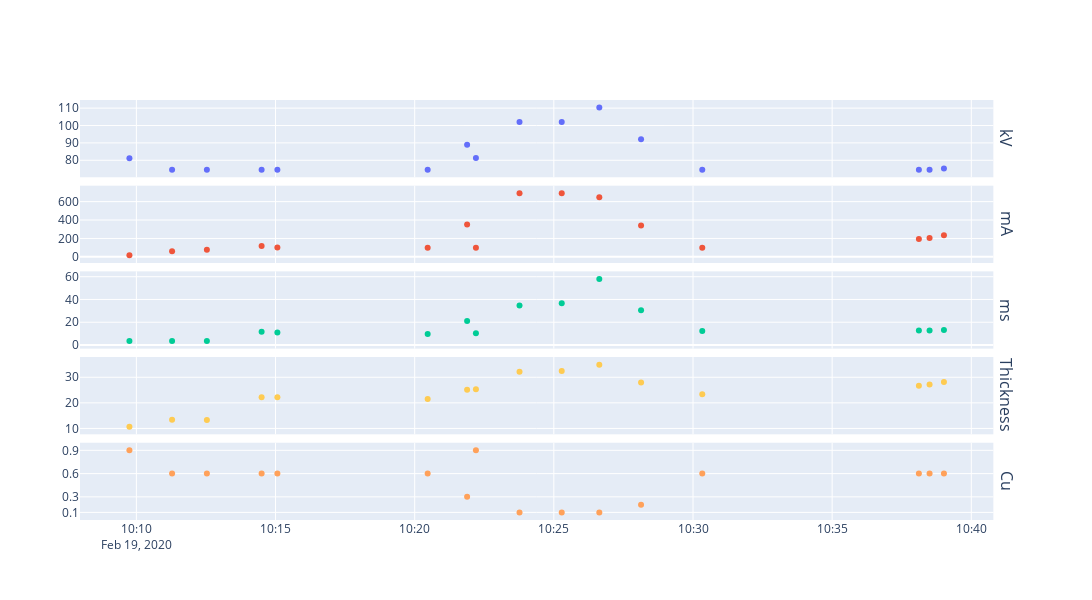

Source (notebook cell):
### Code cell
fig = make_subplots(rows=5, cols=1, 
                    shared_xaxes=True, 
                    vertical_spacing=0.02,
                    row_titles=['kV','mA','ms','Thickness','Cu']
                   )
# ['#636EFA', '#EF553B', '#00CC96', '#AB63FA', '#FFA15A', '#19D3F3', '#FF6692', '#B6E880', '#FF97FF', '#FECB52']

fig.add_trace(go.Scatter(
    x=data_vv[data_vv.AccessionNumber==unikacc_vv[28]].DateTimeStarted,
    y=data_vv[data_vv.AccessionNumber==unikacc_vv[28]].kVp,
    mode='markers',
    name='kVp',
    line = dict(color='#636EFA')),
              row=1, col=1
             )

fig.add_trace(go.Scatter(
    x=data_vv[data_vv.AccessionNumber==unikacc_vv[28]].DateTimeStarted,
    y=data_vv[data_vv.AccessionNumber==unikacc_vv[28]].XrayTubeCurrent,
    mode='markers',
    name='mA',
    line = dict(color='#EF553B')),
              row=2, col=1
             )

fig.add_trace(go.Scatter(
    x=data_vv[data_vv.AccessionNumber==unikacc_vv[28]].DateTimeStarted,
    y=data_vv[data_vv.AccessionNumber==unikacc_vv[28]].PulseWidth*1000,
    mode='markers',
    name='ms',
    line = dict(color='#00CC96')),
              row=3, col=1
             )

fig.add_trace(go.Scatter(
    x=data_vv[data_vv.AccessionNumber==unikacc_vv[28]].DateTimeStarted,
    y=data_vv[data_vv.AccessionNumber==unikacc_vv[28]].PatientEquivalentThickness,
    mode='markers',
    name='PatientThickness',
    line = dict(color='#FECB52')),
             row=4, col=1
             )

fig.add_trace(go.Scatter(
    x=data_vv[data_vv.AccessionNumber==unikacc_vv[28]].DateTimeStarted,
    y=data_vv[data_vv.AccessionNumber==unikacc_vv[28]].XrayFilterThicknessMinimum,
    mode='markers',
    name='Cu',
    line = dict(color='#FFA15A')),
             row=5, col=1
             )

fig.update_yaxes(tickvals=[0.1, 0.3, 0.6, 0.9], row=5)

fig.update_layout(
    autosize=False,
    width=1100,
    height=600,
    showlegend=False
)


fig.show()

### Figure 1 — Plotly figure (JSON) as saved in the notebook; plotly's stock layout.template omitted (floating-point values rounded to 4 significant figures)
{"data": [{"line": {"color": "#636EFA"}, "mode": "markers", "name": "kVp", "type": "scatter", "x": ["2020-02-19T10:26:38", "2020-02-19T10:38:07", "2020-02-19T10:38:30", "2020-02-19T10:14:30", "2020-02-19T10:15:04", "2020-02-19T10:28:08", "2020-02-19T10:30:20", "2020-02-19T10:39:01", "2020-02-19T10:23:46", "2020-02-19T10:09:45", "2020-02-19T10:20:28", "2020-02-19T10:25:17", "2020-02-19T10:22:12", "2020-02-19T10:11:17", "2020-02-19T10:12:32", "2020-02-19T10:21:53"], "xaxis": "x", "y": [110.3, 74.6, 74.6, 74.6, 74.6, 92.1, 74.6, 75.3, 102, 81.1, 74.6, 102, 81.3, 74.6, 74.6, 89], "yaxis": "y"}, {"line": {"color": "#EF553B"}, "mode": "markers", "name": "mA", "type": "scatter", "x": ["2020-02-19T10:26:38", "2020-02-19T10:38:07", "2020-02-19T10:38:30", "2020-02-19T10:14:30", "2020-02-19T10:15:04", "2020-02-19T10:28:08", "2020-02-19T10:30:20", "2020-02-19T10:39:01", "2020-02-19T10:23:46", "2020-02-19T10:09:45", "2020-02-19T10:20:28", "2020-02-19T10:25:17", "2020-02-19T10:22:12", "2020-02-19T10:11:17", "2020-02-19T10:12:32", "2020-02-19T10:21:53"], "xaxis": "x2", "y": [646.4, 194.5, 204.3, 117.3, 100.6, 341.4, 99.4, 236, 690.5, 16.6, 97.8, 690.4, 97.8, 60.6, 78.2, 352.3], "yaxis": "y2"}, {"line": {"color": "#00CC96"}, "mode": "markers", "name": "ms", "type": "scatter", "x": ["2020-02-19T10:26:38", "2020-02-19T10:38:07", "2020-02-19T10:38:30", "2020-02-19T10:14:30", "2020-02-19T10:15:04", "2020-02-19T10:28:08", "2020-02-19T10:30:20", "2020-02-19T10:39:01", "2020-02-19T10:23:46", "2020-02-19T10:09:45", "2020-02-19T10:20:28", "2020-02-19T10:25:17", "2020-02-19T10:22:12", "2020-02-19T10:11:17", "2020-02-19T10:12:32", "2020-02-19T10:21:53"], "xaxis": "x3", "y": [58, 12.8, 12.8, 11.6, 10.9, 30.5, 12.4, 13.2, 34.7, 3.6, 9.6, 36.6, 10.3, 3.5, 3.6, 21.1], "yaxis": "y3"}, {"line": {"color": "#FECB52"}, "mode": "markers", "name": "PatientThickness", "type": "scatter", "x": ["2020-02-19T10:26:38", "2020-02-19T10:38:07", "2020-02-19T10:38:30", "2020-02-19T10:14:30", "2020-02-19T10:15:04", "2020-02-19T10:28:08", "2020-02-19T10:30:20", "2020-02-19T10:39:01", "2020-02-19T10:23:46", "2020-02-19T10:09:45", "2020-02-19T10:20:28", "2020-02-19T10:25:17", "2020-02-19T10:22:12", "2020-02-19T10:11:17", "2020-02-19T10:12:32", "2020-02-19T10:21:53"], "xaxis": "x4", "y": [34.93, 26.64, 27.16, 22.15, 22.23, 27.95, 23.38, 28.19, 32.13, 10.68, 21.49, 32.43, 25.32, 13.43, 13.29, 25.09], "yaxis": "y4"}, {"line": {"color": "#FFA15A"}, "mode": "markers", "name": "Cu", "type": "scatter", "x": ["2020-02-19T10:26:38", "2020-02-19T10:38:07", "2020-02-19T10:38:30", "2020-02-19T10:14:30", "2020-02-19T10:15:04", "2020-02-19T10:28:08", "2020-02-19T10:30:20", "2020-02-19T10:39:01", "2020-02-19T10:23:46", "2020-02-19T10:09:45", "2020-02-19T10:20:28", "2020-02-19T10:25:17", "2020-02-19T10:22:12", "2020-02-19T10:11:17", "2020-02-19T10:12:32", "2020-02-19T10:21:53"], "xaxis": "x5", "y": [0.1, 0.6, 0.6, 0.6, 0.6, 0.2, 0.6, 0.6, 0.1, 0.9, 0.6, 0.1, 0.9, 0.6, 0.6, 0.3], "yaxis": "y5"}], "layout": {"annotations": [{"font": {"size": 16}, "showarrow": false, "text": "kV", "textangle": 90, "x": 0.98, "xanchor": "left", "xref": "paper", "y": 0.908, "yanchor": "middle", "yref": "paper"}, {"font": {"size": 16}, "showarrow": false, "text": "mA", "textangle": 90, "x": 0.98, "xanchor": "left", "xref": "paper", "y": 0.704, "yanchor": "middle", "yref": "paper"}, {"font": {"size": 16}, "showarrow": false, "text": "ms", "textangle": 90, "x": 0.98, "xanchor": "left", "xref": "paper", "y": 0.5, "yanchor": "middle", "yref": "paper"}, {"font": {"size": 16}, "showarrow": false, "text": "Thickness", "textangle": 90, "x": 0.98, "xanchor": "left", "xref": "paper", "y": 0.296, "yanchor": "middle", "yref": "paper"}, {"font": {"size": 16}, "showarrow": false, "text": "Cu", "textangle": 90, "x": 0.98, "xanchor": "left", "xref": "paper", "y": 0.092, "yanchor": "middle", "yref": "paper"}], "autosize": false, "height": 600, "showlegend": false, "width": 1100, "xaxis": {"anchor": "y", "domain": [0, 0.98], "matches": "x5", "showticklabels": false}, "xaxis2": {"anchor": "y2", "domain": [0, 0.98], "matches": "x5", "showticklabels": false}, "xaxis3": {"anchor": "y3", "domain": [0, 0.98], "matches": "x5", "showticklabels": false}, "xaxis4": {"anchor": "y4", "domain": [0, 0.98], "matches": "x5", "showticklabels": false}, "xaxis5": {"anchor": "y5", "domain": [0, 0.98]}, "yaxis": {"anchor": "x", "domain": [0.816, 1]}, "yaxis2": {"anchor": "x2", "domain": [0.612, 0.796]}, "yaxis3": {"anchor": "x3", "domain": [0.408, 0.592]}, "yaxis4": {"anchor": "x4", "domain": [0.204, 0.388]}, "yaxis5": {"anchor": "x5", "domain": [0, 0.184], "tickvals": [0.1, 0.3, 0.6, 0.9]}}}
